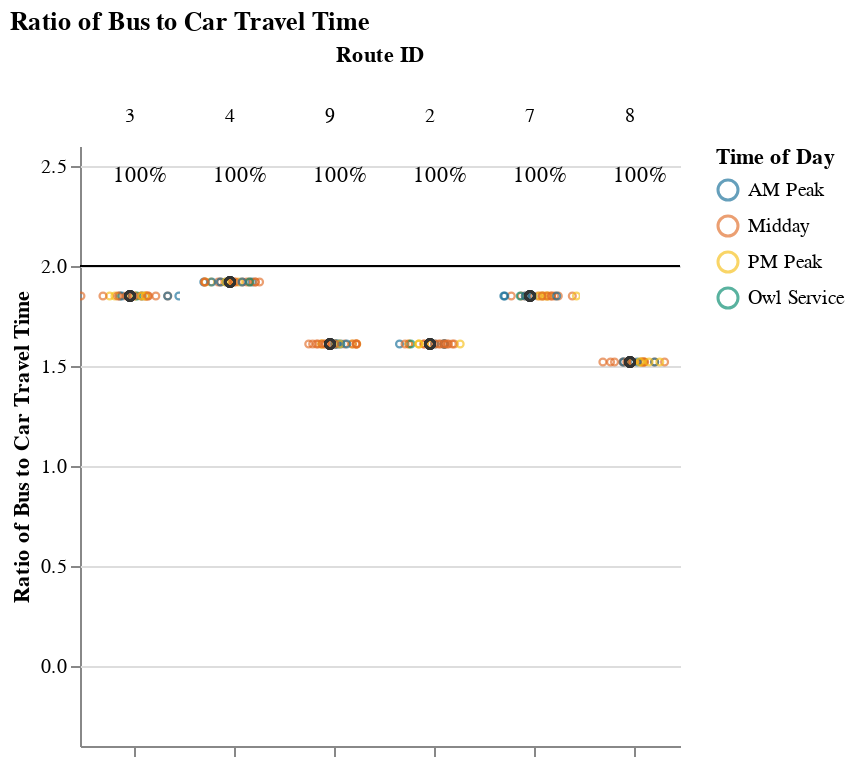
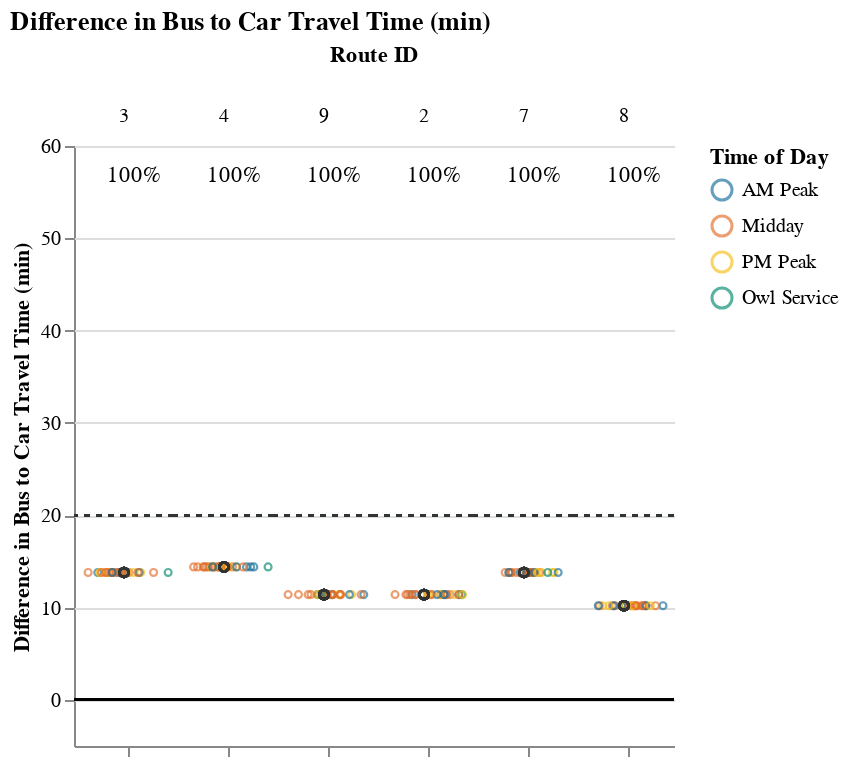

Notebook cell for these charts, in order:
### Markdown cell above
## Viable Competitive Routes
### Short Routes (< 1 hr)

### Code cell
# Allow for possibility that operator doesn't have routes that fall into certain route_groups
# But, jupyterbook will not like markdown with f-string
# separate out route_group and put in each cell, and use try/except + if to display...
# but all 3 route groups must be displayed. just add sentence about why no routes were returned at the end
route_group = "short"
try:
    display_charts_for_route_group(df, route_group)
except:
    print("No routes meet this criteria.")

### Figure 1 — Vega-Lite specification as saved in the notebook (floating-point values rounded to 4 significant figures; data arrays with more than 128 entries replaced by an {"elided": "..."} marker saying what was removed)
{"config": {"view": {"continuousWidth": 400, "continuousHeight": 300, "stroke": null}, "facet": {"spacing": 0}}, "data": {"name": "data-0245f329959475b6e34db8219fa627b8"}, "facet": {"column": {"field": "route_id", "sort": ["3", "4", "9", "2", "7", "8"], "title": "Route ID", "type": "nominal"}}, "spec": {"layer": [{"mark": "rule", "encoding": {"color": {"value": "black"}, "y": {"field": "cutoff", "type": "quantitative"}}, "selection": {"selector001": {"type": "interval", "bind": "scales", "encodings": ["x", "y"]}}}, {"mark": {"type": "point", "opacity": 0.65, "size": 12, "strokeWidth": 1.1}, "encoding": {"color": {"field": "time_of_day", "scale": {"range": ["#136C97", "#E16B26", "#F6BF16", "#00896B", "#7790A3", "#5B559C"]}, "sort": ["AM Peak", "Midday", "PM Peak", "Owl Service"], "title": "Time of Day", "type": "nominal"}, "tooltip": [{"field": "route_id", "type": "nominal"}, {"field": "trip_id", "type": "nominal"}, {"field": "service_hours", "type": "quantitative"}, {"field": "car_duration_hours", "type": "quantitative"}, {"field": "bus_multiplier", "type": "quantitative"}, {"field": "bus_difference", "type": "quantitative"}, {"field": "num_trips", "type": "quantitative"}, {"field": "num_competitive", "type": "quantitative"}, {"field": "pct_trips_competitive", "type": "quantitative"}, {"field": "p25", "type": "quantitative"}, {"field": "p50", "type": "quantitative"}, {"field": "p75", "type": "quantitative"}], "x": {"axis": {"grid": false, "labels": false, "ticks": true, "values": [0]}, "field": "jitter", "scale": {}, "title": null, "type": "quantitative"}, "y": {"field": "bus_multiplier", "scale": {"domain": [-0.25, 2.5]}, "title": "Ratio of Bus to Car Travel Time", "type": "quantitative"}}, "transform": [{"calculate": "sqrt(-2*log(random()))*cos(2*PI*random())", "as": "jitter"}], "width": 50}, {"layer": [{"mark": {"type": "point", "opacity": 0.6, "size": 20, "strokeWidth": 1.3}, "encoding": {"color": {"value": "#323434"}, "y": {"field": "bus_multiplier", "type": "quantitative"}}, "transform": [{"filter": "(datum.p50_trip === 1)"}]}, {"mark": {"type": "text", "align": "center", "baseline": "middle"}, "encoding": {"color": {"value": "black"}, "text": {"field": "pct_trips_competitive", "format": ".0%", "type": "quantitative"}, "tooltip": [{"field": "route_id", "type": "nominal"}, {"field": "trip_id", "type": "nominal"}, {"field": "service_hours", "type": "quantitative"}, {"field": "car_duration_hours", "type": "quantitative"}, {"field": "bus_multiplier", "type": "quantitative"}, {"field": "bus_difference", "type": "quantitative"}, {"field": "num_trips", "type": "quantitative"}, {"field": "num_competitive", "type": "quantitative"}, {"field": "pct_trips_competitive", "type": "quantitative"}, {"field": "p25", "type": "quantitative"}, {"field": "p50", "type": "quantitative"}, {"field": "p75", "type": "quantitative"}], "x": {"value": 30}, "y": {"value": 15}}, "transform": [{"calculate": "sqrt(-2*log(random()))*cos(2*PI*random())", "as": "jitter"}, {"filter": "(datum.fastest_trip === 1)"}]}]}]}, "resolve": {"scale": {"y": "shared"}}, "title": "Ratio of Bus to Car Travel Time", "$schema": "https://vega.github.io/schema/vega-lite/v4.17.0.json", "datasets": {"data-0245f329959475b6e34db8219fa627b8": {"elided": "159 records"}}}

### Figure 2 — Vega-Lite specification as saved in the notebook (floating-point values rounded to 4 significant figures; data arrays with more than 128 entries replaced by an {"elided": "..."} marker saying what was removed)
{"config": {"view": {"continuousWidth": 400, "continuousHeight": 300, "stroke": null}, "facet": {"spacing": 0}}, "data": {"name": "data-89e0caef3c9bfad09c9ee8caf999a301"}, "facet": {"column": {"field": "route_id", "sort": ["3", "4", "9", "2", "7", "8"], "title": "Route ID", "type": "nominal"}}, "spec": {"layer": [{"mark": "rule", "encoding": {"color": {"value": "black"}, "y": {"field": "cutoff", "type": "quantitative"}}, "selection": {"selector002": {"type": "interval", "bind": "scales", "encodings": ["x", "y"]}}}, {"mark": {"type": "rule", "strokeDash": [3, 3]}, "encoding": {"color": {"value": "#323434"}, "y": {"field": "cutoff2", "type": "quantitative"}}}, {"mark": {"type": "point", "opacity": 0.65, "size": 12, "strokeWidth": 1.1}, "encoding": {"color": {"field": "time_of_day", "scale": {"range": ["#136C97", "#E16B26", "#F6BF16", "#00896B", "#7790A3", "#5B559C"]}, "sort": ["AM Peak", "Midday", "PM Peak", "Owl Service"], "title": "Time of Day", "type": "nominal"}, "tooltip": [{"field": "route_id", "type": "nominal"}, {"field": "trip_id", "type": "nominal"}, {"field": "service_hours", "type": "quantitative"}, {"field": "car_duration_hours", "type": "quantitative"}, {"field": "bus_multiplier", "type": "quantitative"}, {"field": "bus_difference", "type": "quantitative"}, {"field": "num_trips", "type": "quantitative"}, {"field": "num_competitive", "type": "quantitative"}, {"field": "pct_trips_competitive", "type": "quantitative"}, {"field": "p25", "type": "quantitative"}, {"field": "p50", "type": "quantitative"}, {"field": "p75", "type": "quantitative"}], "x": {"axis": {"grid": false, "labels": false, "ticks": true, "values": [0]}, "field": "jitter", "scale": {}, "title": null, "type": "quantitative"}, "y": {"field": "bus_difference", "scale": {"domain": [-5, 58.8]}, "title": "Difference in Bus to Car Travel Time (min)", "type": "quantitative"}}, "transform": [{"calculate": "sqrt(-2*log(random()))*cos(2*PI*random())", "as": "jitter"}], "width": 50}, {"layer": [{"mark": {"type": "point", "opacity": 0.6, "size": 20, "strokeWidth": 1.3}, "encoding": {"color": {"value": "#323434"}, "y": {"field": "bus_difference", "type": "quantitative"}}, "transform": [{"filter": "(datum.p50_trip === 1)"}]}, {"mark": {"type": "text", "align": "center", "baseline": "middle"}, "encoding": {"color": {"value": "black"}, "text": {"field": "pct_trips_competitive", "format": ".0%", "type": "quantitative"}, "tooltip": [{"field": "route_id", "type": "nominal"}, {"field": "trip_id", "type": "nominal"}, {"field": "service_hours", "type": "quantitative"}, {"field": "car_duration_hours", "type": "quantitative"}, {"field": "bus_multiplier", "type": "quantitative"}, {"field": "bus_difference", "type": "quantitative"}, {"field": "num_trips", "type": "quantitative"}, {"field": "num_competitive", "type": "quantitative"}, {"field": "pct_trips_competitive", "type": "quantitative"}, {"field": "p25", "type": "quantitative"}, {"field": "p50", "type": "quantitative"}, {"field": "p75", "type": "quantitative"}], "x": {"value": 30}, "y": {"value": 15}}, "transform": [{"calculate": "sqrt(-2*log(random()))*cos(2*PI*random())", "as": "jitter"}, {"filter": "(datum.fastest_trip === 1)"}]}]}]}, "resolve": {"scale": {"y": "shared"}}, "title": "Difference in Bus to Car Travel Time (min)", "$schema": "https://vega.github.io/schema/vega-lite/v4.17.0.json", "datasets": {"data-89e0caef3c9bfad09c9ee8caf999a301": {"elided": "159 records"}}}
